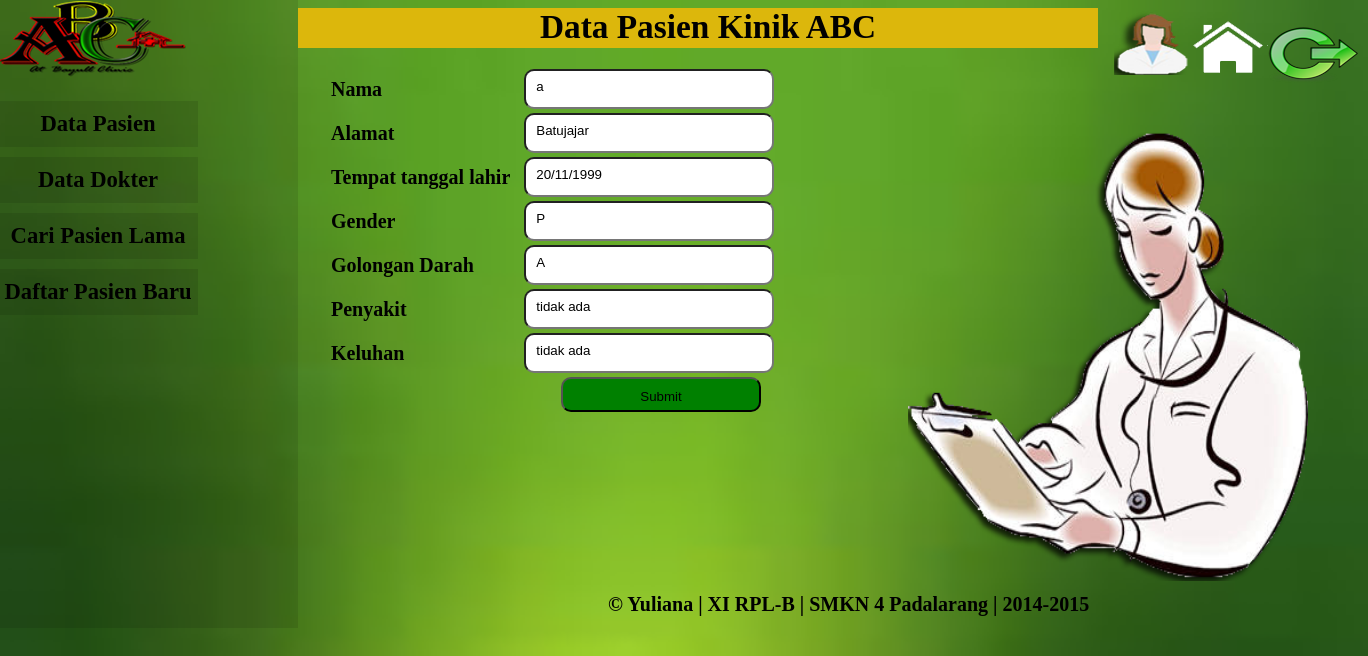
/update_data.php?edit=5 (signed in), run on the app's committed database.
### tables this page shows
CREATE TABLE IF NOT EXISTS `pasienbaru` (
  `nama` int(10) NOT NULL AUTO_INCREMENT,
  `namalengkap` varchar(30) NOT NULL,
  `alamat` varchar(30) NOT NULL,
  `lahir` varchar(30) NOT NULL,
  `gender` varchar(30) NOT NULL,
  `gol` varchar(30) NOT NULL,
  `penderita` varchar(30) NOT NULL,
  `keluhan` varchar(30) NOT NULL,
  PRIMARY KEY (`namalengkap`),
  UNIQUE KEY `nama` (`nama`)
);

### update_data.php (the view, shortened to what this page needs)
<html>
<head>
</head>
<body>
<?php
if(isset($_GET['edit'])){
    $nama=$_GET['edit'];
}
?>
<link rel="stylesheet" type="text/css" href="style.css">
<div id="wrapper">
<div id="foot">
<div id="profile">
</div>
<a href="home-office.php"><div id="home">
</div></a>
<a href="index.php"><div id="logout">
</div></a>
<H5 class="judul"><center>Data Pasien Kinik ABC
</div>
<div id="kotakkiri">
<div id="logo">
</div>
<?php
include("menu.php");
?>
<div id="con">
<br>
<form name="submit" method="post">
<?php
$all=mysql_query("select * from pasienbaru where nama='".$nama."' ");
$log=mysql_fetch_array($all);
?>
				<table>
					<tr>
						<td><h6 class="jud">Nama</td>
						<td><input class="input" type="text" placeholder="Nama Lengkap" value="<?php echo "".$log['namalengkap'].""; ?>" name="namalengkap" required style="width:250;height:40;margin-left:10;border-radius:10px;padding-left:10;"></h6></td>
					</tr>
						<td><h6 class="jud">Alamat</td>
						<td><input class="input" type="alamat" placeholder="Alamat" name="alamat" value="<?php echo "".$log['alamat'].""; ?>" required style="width:250;height:40;margin-left:10;border-radius:10px;padding-left:10;"></h6></td>
						<td><h6 class="jud">Tempat tanggal lahir </td>
						<td><input class="input" type="text" placeholder=".../AA/BB/CCDD" name="lahir" value="<?php echo "".$log['lahir'].""; ?>" required style="width:250;height:40;margin-left:10;border-radius:10px;padding-left:10;"></h6></td>
						<td><h6 class="jud">Gender</td>
						<td><input class="input" type="text"  name="gender" placeholder="P/L" value="<?php echo "".$log['gender'].""; ?>" required style="width:250;height:40;margin-left:10;border-radius:10px;padding-left:10;"></h6></td>
						<td><h6 class="jud">Golongan Darah </td>
						<td><input class="input" type="text" placeholder="A/O/B/AB" name="gol" value="<?php echo "".$log['gol'].""; ?>" required style="width:250;height:40;margin-left:10;border-radius:10px;padding-left:10;"></h6></td>
						<tr>
						<td><h6 class="jud">Penyakit</td>
						<td><input class="input" type="text" placeholder="penyakit" name="penderita" value="<?php echo "".$log['penderita'].""; ?>" required style="width:250;height:40;margin-left:10;border-radius:10px;padding-left:10;"></h6></td>
					</tr>
						<td><h6 class="jud">Keluhan</td>
						<td><input class="input" type="text" placeholder="keluhan" name="keluhan" value="<?php echo "".$log['keluhan'].""; ?>" required style="width:250;height:40;margin-left:10;border-radius:10px;padding-left:10;"></h6></td>
			<td colspan="5"><input class="submit" type="submit" name="baru" value="Submit" style="width:200;margin-left:250;height:35;"/></td></tr>
</table>
</form>
<img src="img/office.png" width="400" height="450" style="margin-left:600;margin-top:-300;">
		</div>
<h5 class="footer"> &copy Yuliana | XI RPL-B | SMKN 4 Padalarang | 2014-2015
</body>
</html>

### style.css (style rules this page uses)
body { background-image:url("img/bg.png"); background-attachment: fixed; background-repeat: no-repeat; -webkit-background-size: cover; -moz-background-size: cover; -o-background-size: cover; background-size: cover; }
a { text-decoration:none }
.judul { margin:0; text-align:center; color::#dcb70c; font-family:agency fb; font-size:25pt; padding-left:20; }
.jud { margin:0; text-align:left; color::#dcb70c; font-family:agency fb; font-size:15pt; padding-left:20; }
.input { width:200; padding-top:5; padding-bottom:10; font-size:10pt; height:35; float:left; border-radius:10px; box shadow:0 0 5px 0 #539ede inset; transition:1s; }
.submit { width:200; padding-top:10; padding-bottom:10; font-size:10pt; margin-left:100; background-color:green; border-radius:10px; }
#wrapper { width: 1340px; height: 615; background-color:; float:center; }
#kotakkiri { width:300; height:637; float:left; background-color:rgba(0,0,0,0.1); margin-left:-10; position:fixed; margin-top:-57; }
#foot { width:800; height:40; background-color:#dcb70c; margin-left:290; }
#con { width:1000; height:500; background-color:none; margin-left:300; margin-top:0; }
#logo { width:200; height:150; background-image:url("img/hh.png"); margin-top:10; background-repeat: no-repeat; }
#profile { width:74; height:67; background-image:url("img/of.png"); float:right; margin-right:-90; }
#home { width:77; height:62; background-image:url("img/home1.png"); float:right; margin-right:-170; margin-top:10; }
#logout { width:90; height:70; background-image:url("img/keluar.png"); float:right; margin-right:-260; margin-top:10; }

### update_data.php (style rules this page uses)
.footer { font-family:agency fb; font-size:20; color:black; margin-left:600; margin-top:-30; position:fixed; }

### data on the page
pasienbaru: namalengkap "a", alamat "Batujajar", lahir "20/11/1999", gender "P", gol "A", penderita "tidak ada", keluhan "tidak ada"
